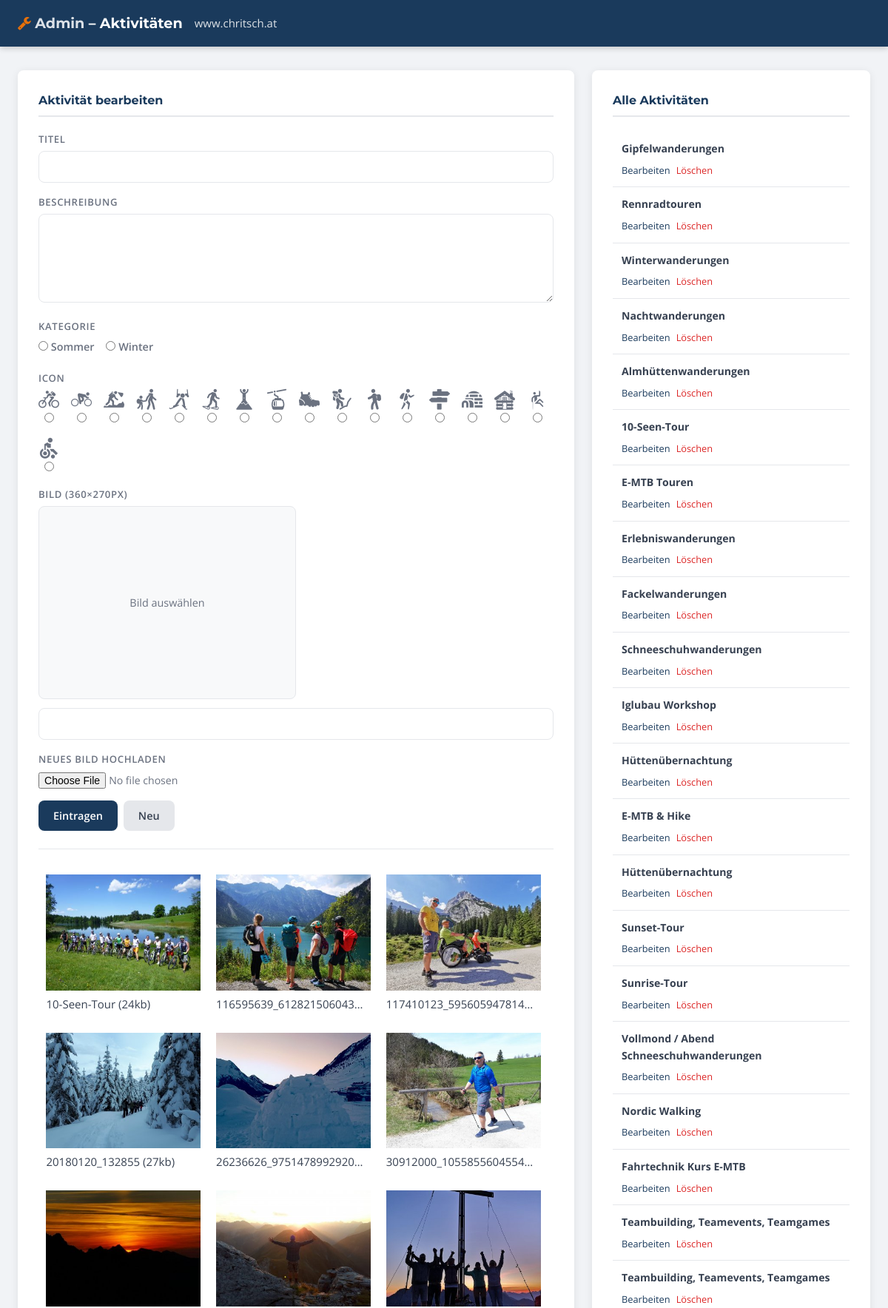
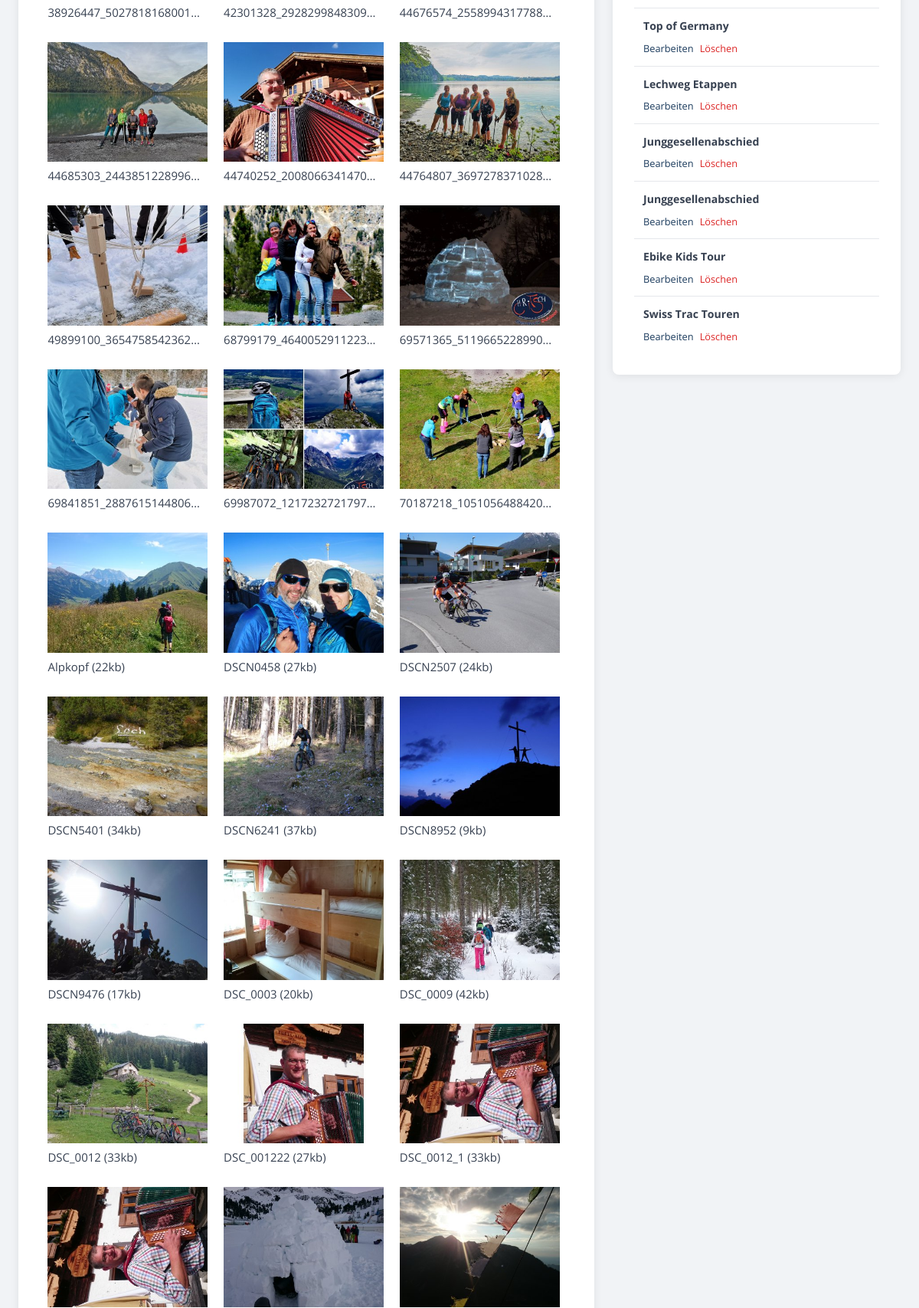
The page /admin/PortfolioAdmin.php (upper part) on the database its author committed (2 pictures, top to bottom).
### tables this page shows
CREATE TABLE `portfolio` (
  `id` int(10) unsigned NOT NULL AUTO_INCREMENT,
  `titel` varchar(255) DEFAULT NULL,
  `beschreibung` text DEFAULT NULL,
  `kategorie` varchar(255) DEFAULT NULL,
  `icon` varchar(255) DEFAULT NULL,
  `bilder` varchar(255) DEFAULT NULL,
  `zeitpunkt` timestamp NOT NULL DEFAULT current_timestamp() ON UPDATE current_timestamp(),
  PRIMARY KEY (`id`)
);

### admin/PortfolioAdmin.php (the view, shortened to what this page needs)
<?PHP
include "inc_logfile.php";
{$titel = ""; $beschreibung = ""; $bilder =""; $kategorie = ""; $icon = ""; $id = "";}
$icons = array(
	"icon-man-with-a-bag-in-a-bicycle",
	"icon-person-riding-a-bicycle",
	"icon-hiker-silhouette-on-mountain",
	"icon-walking-to-school",
	"icon-wind-watersport-silhouette",
	"icon-walking-with-snowshoes",
	"icon-king-of-the-hill",
	"icon-cable-car",
	"icon-mountain-shoe-boot",
	"icon-man-in-hike",
	"icon-backpacker",
	"icon-man-with-bag-and-walking-stick",
	"icon-panel",
	"icon-iglu",
	"icon-construction",
	"icon-climbing",
	"icon-handycap-people"
);
$kategorien = array("summer" => "Sommer", "winter" => "Winter");
?>
<!DOCTYPE html>
<head>
	<link href="../css/font-awesome.min.css" rel="stylesheet">
	<link href="../fonts/icomoon.css" rel="stylesheet">
	<link href="admin.css" rel="stylesheet">
</head>
<body>
<div class="admin-header">
  <h1><a href="index.php"><i class="fa fa-wrench"></i> Admin</a> – Aktivitäten</h1>
  <a href="http://www.chritsch.at" target="_blank">www.chritsch.at</a>
</div>
<div class="admin-container">
  <div class="admin-grid">
    <div class="admin-card">
      <h3>Aktivität bearbeiten</h3>
      <form method="post" action="<?php echo $_SERVER['PHP_SELF']; ?>" enctype="multipart/form-data">
        <label>Titel</label>
        <input type="text" value="<?= $titel ?>" name="titel" />
        <label>Beschreibung</label>
        <textarea name="beschreibung" rows="3"><?= $beschreibung ?></textarea>
        <label>Kategorie</label>
        <div style="display:flex; gap:1rem; flex-wrap:wrap; margin-top:0.25rem">
          <?php foreach ($kategorien as $key => $kategorien) {
            $checked = ($key == $kategorie) ? "checked" : "";
            echo "<label style='font-size:0.9rem; text-transform:none; letter-spacing:0; margin-top:0'><input type='radio' name='kategorie' value='$key' $checked> $kategorien</label>";
          } ?>
        </div>
        <label>Icon</label>
        <div style="display:flex; gap:1rem; flex-wrap:wrap; margin-top:0.25rem">
          <?php foreach ($icons as $key => $icons) {
            $checked = ($icons == $icon) ? "checked" : "";
            echo "<label style='display:flex; flex-direction:column; align-items:center; gap:0.25rem; font-size:0.75rem; text-transform:none; letter-spacing:0; margin-top:0; cursor:pointer'><i class='$icons' style='font-size:1.75rem'></i><input type='radio' name='icon' value='$icons' $checked></label>";
          } ?>
        </div>
        <label>Bild (360×270px)</label>
        <div id="bilder">
          <div id="bild-placeholder" class="admin-img-preview" style="<?= $bilder ? 'display:none' : 'display:flex' ?>;align-items:center;justify-content:center;color:var(--color-text-light);font-size:0.9rem">Bild auswählen</div>
          <input type="text" id="bildName" value="<?= $bilder ?>" name="bilder" readonly />
        </div>
        <label>Neues Bild hochladen</label>
        <input type="file" name="bild" onchange="löscheBilder()">
        <div class="btn-group">
          <input type="submit" value="Eintragen" />
          <button type="button" onclick="location.href='#'">Neu</button>
        </div>
      </form>
      <hr>
      <?PHP $ordner = "../images/portfolio"; include "inc_ordner.php"; ?>
    </div>
    <div class="admin-card">
      <h3>Alle Aktivitäten</h3>
      <ul class="admin-list">
        <?PHP
          $sql = mysqli_query($dz, "SELECT * FROM portfolio ORDER BY id ASC");
          while ($result = mysqli_fetch_array($sql)) {
            $id    = $result["id"];
            $titel = htmlspecialchars($result["titel"], ENT_COMPAT, "UTF-8");
            echo "<li>";
            echo "<span class='list-title'><strong>$titel</strong></span>";
            echo "<span class='list-actions'><a href='?id=$id'>Bearbeiten</a> <span class='del' onclick='var del=confirm(\"Löschen?\");if(del)window.open(\"?id=del$id\",\"_top\")'>Löschen</span></span>";
            echo "</li>";
          }
        ?>
      </ul>
    </div>
  </div>
</div>
</body>
</html>

### admin/admin.css (style rules this page uses)
*, *::before, *::after { box-sizing: border-box; margin: 0; padding: 0; }
body { font-family: var(--font-body); font-size: 15px; color: var(--color-text); background: #f1f3f6; line-height: 1.6; }
a { color: var(--color-accent); text-decoration: none; }
.admin-header { background: var(--color-primary); color: #fff; padding: 1rem max(1.5rem, calc((100% - 1600px) / 2 + 1.5rem)); display: flex; align-items: center; gap: 1rem; box-shadow: 0 2px 8px rgba(0,0,0,0.2); }
.admin-header h1 { font-family: var(--font-heading); font-size: 1.2rem; font-weight: 700; color: #fff; }
.admin-header a { color: rgba(255,255,255,0.85); }
.admin-header i { color: var(--color-accent); }
.admin-container { max-width: 1600px; margin: 2rem auto; padding: 0 1.5rem; }
.admin-card { background: var(--color-white); border-radius: var(--radius); padding: 1.75rem; box-shadow: var(--shadow); margin-bottom: 1.5rem; }
.admin-card h3 { font-family: var(--font-heading); font-size: 1rem; color: var(--color-primary); margin-bottom: 1.25rem; padding-bottom: 0.5rem; border-bottom: 2px solid var(--color-border); }
.admin-grid { display: grid; grid-template-columns: 2fr 1fr; gap: 1.5rem; align-items: start; }
label { display: block; font-size: 0.82rem; font-weight: 600; color: var(--color-text-light); text-transform: uppercase; letter-spacing: 0.05em; margin-bottom: 0.3rem; margin-top: 1rem; }
label:first-child { margin-top: 0; }
input[type="text"], input[type="date"], input[type="number"], textarea, select { width: 100%; padding: 0.55rem 0.75rem; border: 1px solid var(--color-border); border-radius: var(--radius); font: inherit; font-size: 0.92rem; color: var(--color-text); background: var(--color-white); transition: border-color 0.2s; }
textarea { resize: vertical; min-height: 120px; }
input[type="file"] { font: inherit; font-size: 0.88rem; color: var(--color-text-light); }
.btn, input[type="submit"], button { display: inline-block; padding: 0.55rem 1.25rem; border-radius: var(--radius); border: none; font: inherit; font-size: 0.9rem; font-weight: 600; cursor: pointer; transition: background 0.2s, transform 0.15s; }
input[type="submit"], .btn-primary { background: var(--color-primary); color: #fff; }
button, .btn-secondary { background: var(--color-border); color: var(--color-text); }
.btn-group { display: flex; gap: 0.5rem; margin-top: 1rem; flex-wrap: wrap; }
.admin-img-preview { width: 50%; aspect-ratio: 4 / 3; object-fit: contain; border-radius: var(--radius); margin-bottom: 0.75rem; border: 1px solid var(--color-border); background: var(--color-light); }
.admin-list { list-style: none; }
.admin-list li { padding: 0.75rem; border-bottom: 1px solid var(--color-border); display: flex; flex-direction: column; gap: 0.2rem; font-size: 0.88rem; }
.admin-list li:last-child { border-bottom: none; }
.admin-list .list-title { font-weight: 600; color: var(--color-text); }
.admin-list .list-actions { display: flex; gap: 0.5rem; margin-top: 0.25rem; }
.admin-list a { font-size: 0.8rem; color: var(--color-primary); }
.del { font-size: 0.8rem; color: #dc2626; cursor: pointer; }
hr { border: none; border-top: 1px solid var(--color-border); margin: 1.5rem 0; }

### rows shown on the page
portfolio: titel "Gipfelwanderungen"
portfolio: titel "Rennradtouren"
portfolio: titel "Winterwanderungen"
portfolio: titel "Nachtwanderungen"
portfolio: titel "Almhüttenwanderungen"
portfolio: titel "10-Seen-Tour"
portfolio: titel "E-MTB Touren"
portfolio: titel "Erlebniswanderungen"
portfolio: titel "Fackelwanderungen"
portfolio: titel "Schneeschuhwanderungen"
portfolio: titel "Iglubau Workshop"
portfolio: titel "Hüttenübernachtung"
portfolio: titel "E-MTB & Hike"
portfolio: titel "Hüttenübernachtung"
portfolio: titel "Sunset-Tour"
portfolio: titel "Sunrise-Tour"
portfolio: titel "Vollmond / Abend Schneeschuhwanderungen"
portfolio: titel "Nordic Walking"
portfolio: titel "Fahrtechnik Kurs E-MTB"
portfolio: titel "Teambuilding, Teamevents, Teamgames"
portfolio: titel "Teambuilding, Teamevents, Teamgames"
portfolio: titel "Top of Germany"
portfolio: titel "Lechweg Etappen"
portfolio: titel "Junggesellenabschied"
portfolio: titel "Junggesellenabschied"
portfolio: titel "Ebike Kids Tour"
portfolio: titel "Swiss Trac Touren"

### other values the page prints
$kategorien "Sommer"
$kategorien "Winter"
$dateiinfo['filename'] "10-Seen-Tour"
$size "24"
$dateiinfo['filename'] "116595639_612821506043…"
$dateiinfo['filename'] "117410123_595605947814…"
$dateiinfo['filename'] "20180120_132855"
$size "27"
$dateiinfo['filename'] "26236626_9751478992920…"
$dateiinfo['filename'] "30912000_1055855604554…"
$dateiinfo['filename'] "38926447_5027818168001…"
$dateiinfo['filename'] "42301328_2928299848309…"
$dateiinfo['filename'] "44676574_2558994317788…"
$dateiinfo['filename'] "44685303_2443851228996…"
$dateiinfo['filename'] "44740252_2008066341470…"
